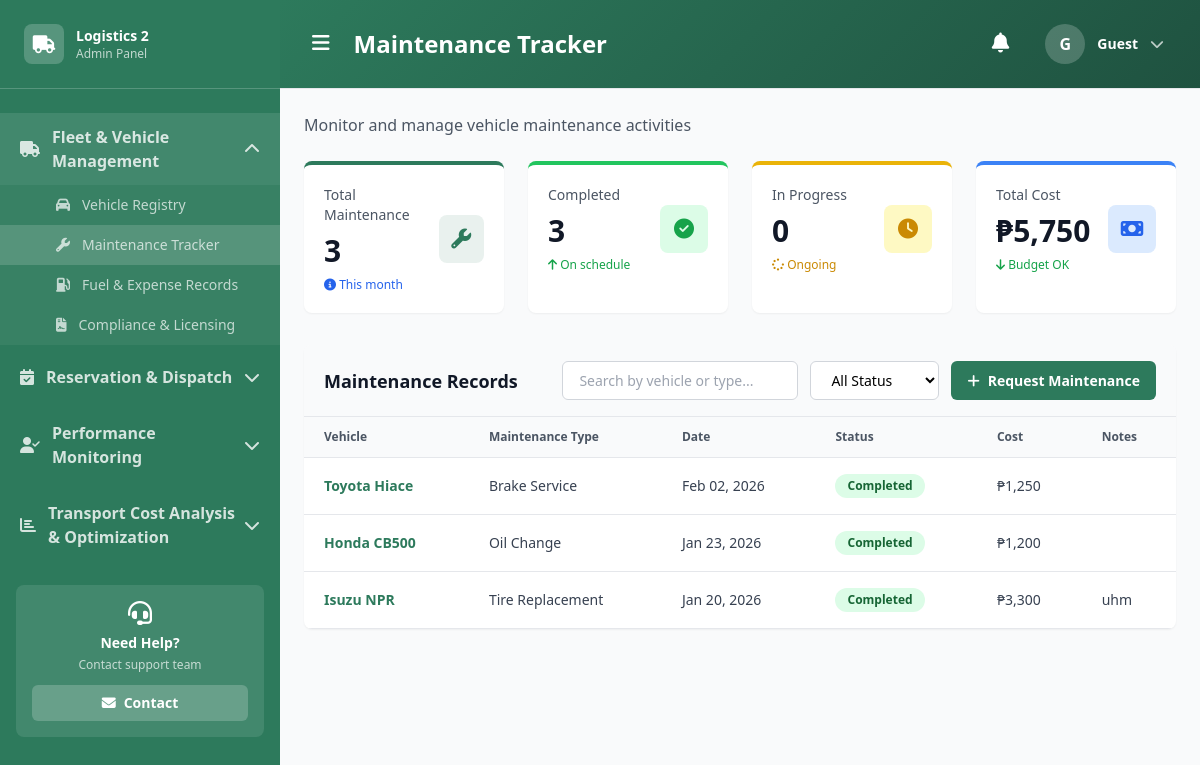
The app's page /ADMIN/module_1/maintenance-tracker.php, older data.
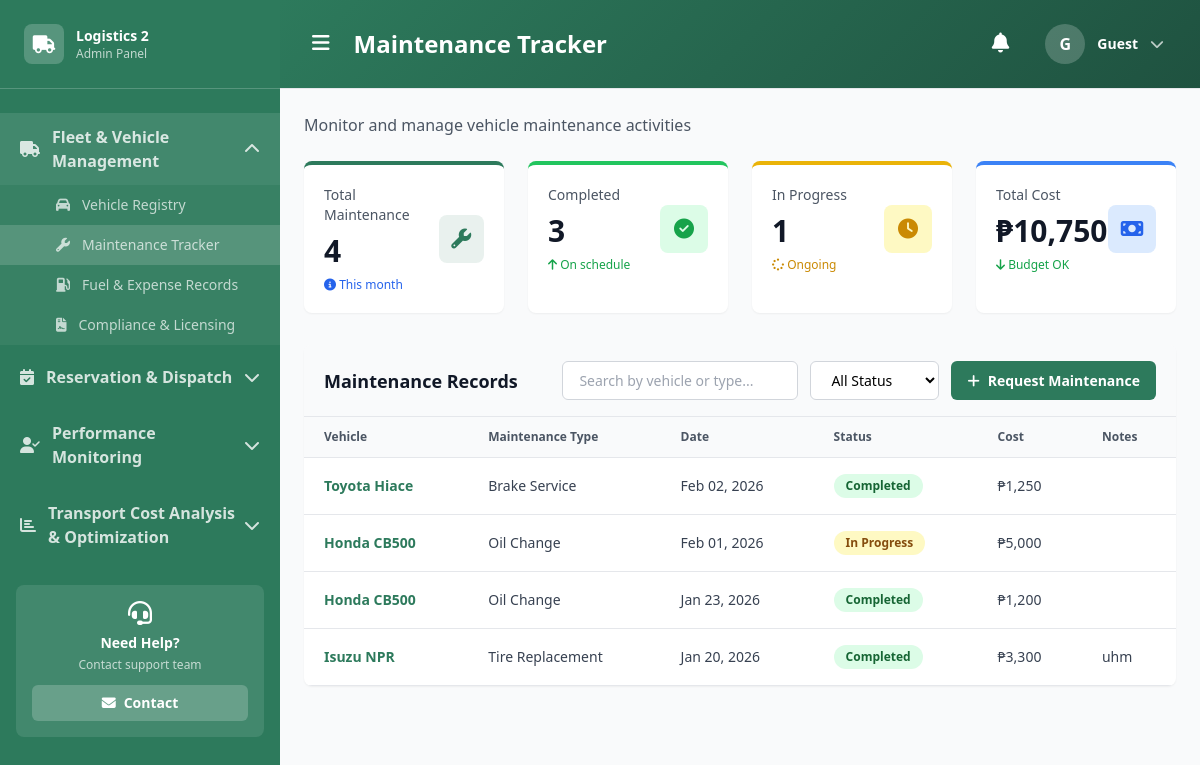
The same page, newer data.
### tables this page shows
CREATE TABLE `maintenance` (
  `id` int(11) NOT NULL,
  `vehicle_id` int(11) NOT NULL,
  `type` varchar(100) NOT NULL,
  `date` date NOT NULL,
  `cost` decimal(10,2) NOT NULL,
  `notes` text DEFAULT NULL,
  `status` enum('Pending','In Progress','Completed') DEFAULT 'Pending',
  `created_at` timestamp NOT NULL DEFAULT current_timestamp()
);

CREATE TABLE `vehicles` (
  `id` int(11) NOT NULL,
  `plate` varchar(20) NOT NULL,
  `vehicle` varchar(50) DEFAULT NULL,
  `model` varchar(50) DEFAULT NULL,
  `type` varchar(20) DEFAULT NULL,
  `year` int(11) DEFAULT NULL,
  `status` enum('Active','Inactive','Maintenance') DEFAULT 'Active',
  `availability` enum('Available','Assigned','Maintenance') DEFAULT 'Available',
  `lat` double DEFAULT NULL,
  `lng` double DEFAULT NULL,
  `last_maintenance` date DEFAULT NULL,
  `location` point DEFAULT NULL
);

### ADMIN/includes/functions.php (called while the page is built, shortened)
<?php
$conn = new mysqli('localhost', 'root', '', 'logistics2');
function getMaintenanceRecords() {
    global $conn;
    $sql = "SELECT m.id, v.vehicle, m.type, m.date, m.cost, m.status, m.notes
            FROM maintenance m
            JOIN vehicles v ON m.vehicle_id = v.id
            ORDER BY m.date DESC";
    $res = $conn->query($sql);
    return $res ? $res->fetch_all(MYSQLI_ASSOC) : [];
}
?>

### ADMIN/module_1/maintenance-tracker.php (the view, shortened to what the changed rows need)
<?php
include '../includes/functions.php';
$maintenance = getMaintenanceRecords();
?>
<!DOCTYPE html>
<html lang="en">
<head>
    <script src="https://cdn.tailwindcss.com"></script>
    <link rel="stylesheet" href="https://cdnjs.cloudflare.com/ajax/libs/font-awesome/6.4.0/css/all.min.css">
</head>
<body class="bg-gray-50 font-sans">
    <?php include '../includes/sidebar.php'; ?>
    <div class="ml-0 md:ml-[280px] min-h-screen">
        <?php include '../includes/header.php'; ?>
        <main class="p-6">
            <div class="grid grid-cols-1 md:grid-cols-2 lg:grid-cols-4 gap-6 mb-8">
                <div class="bg-white rounded-lg p-5 shadow-sm border-t-4 border-primary-green">
                    <div class="flex items-center justify-between">
                        <div>
                            <div class="text-gray-600 text-sm font-medium">Total Maintenance</div>
                            <div class="text-3xl font-bold text-gray-900 my-2"><?php echo count($maintenance); ?></div>
                            <div class="text-xs font-medium text-blue-600">
                                <i class="fas fa-info-circle"></i> This month
                            </div>
                        </div>
                    </div>
                </div>
                <div class="bg-white rounded-lg p-5 shadow-sm border-t-4 border-yellow-500">
                    <div class="flex items-center justify-between">
                        <div>
                            <div class="text-gray-600 text-sm font-medium">In Progress</div>
                            <div class="text-3xl font-bold text-gray-900 my-2"><?php echo count(array_filter($maintenance, fn($m) => $m['status'] === 'In Progress')); ?></div>
                            <div class="text-xs font-medium text-yellow-600">
                                <i class="fas fa-spinner"></i> Ongoing
                            </div>
                        </div>
                    </div>
                </div>
                <div class="bg-white rounded-lg p-5 shadow-sm border-t-4 border-blue-500">
                    <div class="flex items-center justify-between">
                        <div>
                            <div class="text-gray-600 text-sm font-medium">Total Cost</div>
                            <div class="text-3xl font-bold text-gray-900 my-2">₱<?php echo number_format(array_sum(array_column($maintenance, 'cost'))); ?></div>
                            <div class="text-xs font-medium text-green-600">
                                <i class="fas fa-arrow-down"></i> Budget OK
                            </div>
                        </div>
                    </div>
                </div>
            </div>
            <div class="bg-white rounded-lg shadow-sm overflow-hidden">
                <div class="bg-gray-50 border-b border-gray-200 px-5 py-4">
                    <div class="flex flex-col md:flex-row md:items-center md:justify-between gap-4">
                        <h2 class="text-lg font-bold text-gray-900">Maintenance Records</h2>
                    </div>
                </div>
                <div class="overflow-x-auto">
                    <table class="w-full border-collapse" id="maintenanceTable">
                        <thead>
                            <tr class="bg-gray-50 border-b border-gray-200">
                                <th class="px-5 py-3 text-left text-xs font-semibold text-gray-600">Vehicle</th>
                                <th class="px-5 py-3 text-left text-xs font-semibold text-gray-600">Maintenance Type</th>
                                <th class="px-5 py-3 text-left text-xs font-semibold text-gray-600">Date</th>
                                <th class="px-5 py-3 text-left text-xs font-semibold text-gray-600">Status</th>
                                <th class="px-5 py-3 text-left text-xs font-semibold text-gray-600">Cost</th>
                                <th class="px-5 py-3 text-left text-xs font-semibold text-gray-600">Notes</th>
                            </tr>
                        </thead>
                        <tbody id="tableBody">
                            <?php foreach ($maintenance as $record): ?>
                            <tr class="border-b border-gray-200 hover:bg-gray-50 transition-colors">
                                <td class="px-5 py-4 text-sm font-semibold text-primary-green"><?php echo $record['vehicle']; ?></td>
                                <td class="px-5 py-4 text-sm text-gray-700"><?php echo $record['type']; ?></td>
                                <td class="px-5 py-4 text-sm text-gray-700"><?php echo date('M d, Y', strtotime($record['date'])); ?></td>
                                <td class="px-5 py-4 text-sm">
                                    <span class="inline-block px-3 py-1 rounded-full text-xs font-semibold <?php
                                        echo $record['status'] === 'Completed' ? 'bg-green-100 text-green-800' :
                                            ($record['status'] === 'In Progress' ? 'bg-yellow-100 text-yellow-800' : 'bg-blue-100 text-blue-800');
                                    ?>">
                                        <?php echo $record['status']; ?>
                                    </span>
                                </td>
                                <td class="px-5 py-4 text-sm text-gray-700 font-medium">₱<?php echo number_format($record['cost']); ?></td>
                                <td class="px-5 py-4 text-sm text-gray-700 font-medium">
                                    <?php echo htmlspecialchars($record['notes']); ?>
                                </td>
                            </tr>
                            <?php endforeach; ?>
                        </tbody>
                    </table>
                </div>
            </div>
        </main>
    </div>
</body>
</html>

Row changes from the older to the newer data that the page shows:
added maintenance: vehicle.vehicle "Honda CB500", type "Oil Change", date "Feb 01, 2026", status "In Progress", cost "5,000"
Text that changed along with them:
count($maintenance): "3" → "4"
array_sum(array_column($maintenance, 'cost')): "5,750" → "10,750"
text no longer shown: "0"
text now shown: "1"
